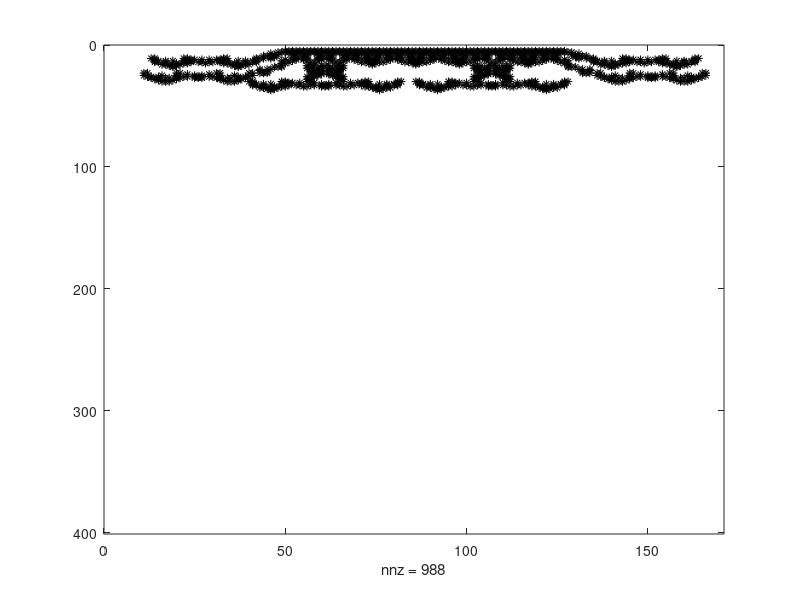

Write the MATLAB code that produced this figure. (Note: this script raises an error after producing the figure.)
%dela upp i funktionsfiler
clc, clearvars, close all
function m = matris_maunal%skapar och skickar tillbaka starttillstånd i från figur 3 i uppgiften
    a = zeros(16);
    a(5:9,5)=1; a(5,7:11)=1; a(11,5:9)=1; a(7:11,11)=1;
    m=a;
end
%kolla med lärare om man får ändra input variabler från A till a
%{
function antal = antalgrannar(A, rad, kol, sz) %funktion som ska ta in en matris(A) och index till matrisen (rad och kol) och ange antal grannar till den punkten. La till sz(size) men vet inte om det är tillåtet
    %måste göra något åt så man inte kollar utanför matris
    if rad==1 && kol==1 %börja med om i hörnen
        antal=A(rad,kol+1)+A(rad+1,kol+1)+A(rad+1,kol);
    elseif rad==1 && kol==sz(2)
        antal=A(rad,kol-1)+A(rad+1,kol-1)+A(rad+1,kol);
    elseif rad==sz(1) && kol==sz(2)
        antal=A(rad-1,kol-1)+A(rad-1,kol)+A(rad,kol-1);
    elseif rad==sz(1) && kol==1
        antal=A(rad-1,kol)+A(rad-1,kol+1)+A(rad,kol+1);
    elseif rad==1 %kolla längs väggarna
        antal=A(rad,kol-1)+A(rad,kol+1)+A(rad+1,kol-1)+A(rad+1,kol)+A(rad+1,kol+1);
    elseif rad==sz(1)
        antal=A(rad,kol-1)+A(rad,kol+1)+A(rad-1,kol-1)+A(rad-1,kol)+A(rad-1,kol+1);
    elseif kol==1
        antal=A(rad-1,kol)+A(rad-1,kol+1)+A(rad,kol+1)+A(rad+1,kol)+A(rad+1,kol+1);
    elseif kol==sz(2)
        antal=A(rad-1,kol)+A(rad-1,kol-1)+A(rad,kol-1)+A(rad+1,kol)+A(rad+1,kol-1);
    else %inte längs kant
        antal=A(rad-1,kol-1)+A(rad-1,kol)+A(rad-1,kol+1)+A(rad,kol-1)+A(rad,kol+1)+A(rad+1,kol-1)+A(rad+1,kol)+A(rad+1,kol+1);
    end
    end 
%}
%går nog att ändra input b från en matris till ett nummer, då kan man nog ta bort rad, kol som input
%{
function a = levnadsregler(b, d)%funktion som tar in en matris(b), ett index matrisen (rad, kol) och d som säger om index ska ändras och vad det ska ändras till. Kan sätta d till antal grannar vid ett index
    if b==1 %olika situation om det finns en levande cell i index eller inte
        if d==2 || d==3
            a=1;
        else
            a=0;
        end
    else
        if d==3
            a=1;
        else
            a=0;
        end
    end
end
%}
function main()
    load puffer.mat
    %a=matris_maunal;
    a=A;
    spy(a,'k')
    pause
    sz=size(a);%(antal rader, antal kolumnerm)
    %behöver lopa igenom hela matrisen och få grannar på varje index på matrisen
    k=0;
    c=0;%bara för testing, går att ta bort om man bara vill ha slutresultat
    while k<10000
        b=[];
        i=1;
        while i<=sz(1)
            j=1;
            while j<=sz(2)
                b(i,j)=antalgrannar(a,i,j,sz);%kolla om i och j ska byta plats
                j=j+1;
            end
            i=i+1;
        end
        %spy(b)
        i=1;
        while i<=sz(1)
            j=1;
            while j<=sz(2)
                a(i,j)=levnadsregler(a(i,j),b(i,j));%skriv så att vi skickar in (a(i,j),b(i,j))
                j=j+1;
            end
            i=i+1;
        end
        k=k+1;
        c=c+1;
        if c==1 %hela if statsen är bara för att visa ändring för felsökning
            c=0;
            spy(a,6,'k')
            pause(0.01)
        end
        %spy(a)
        %pause
    end
    spy(a)
end
main()